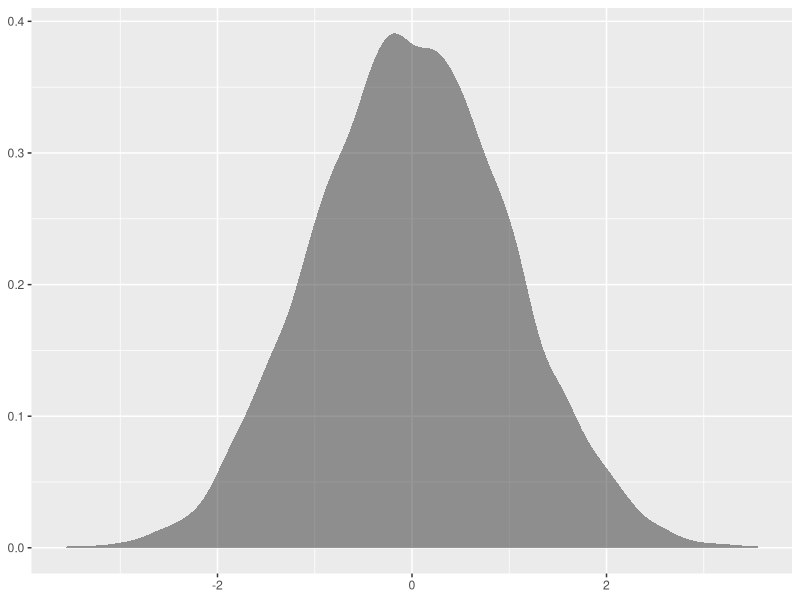
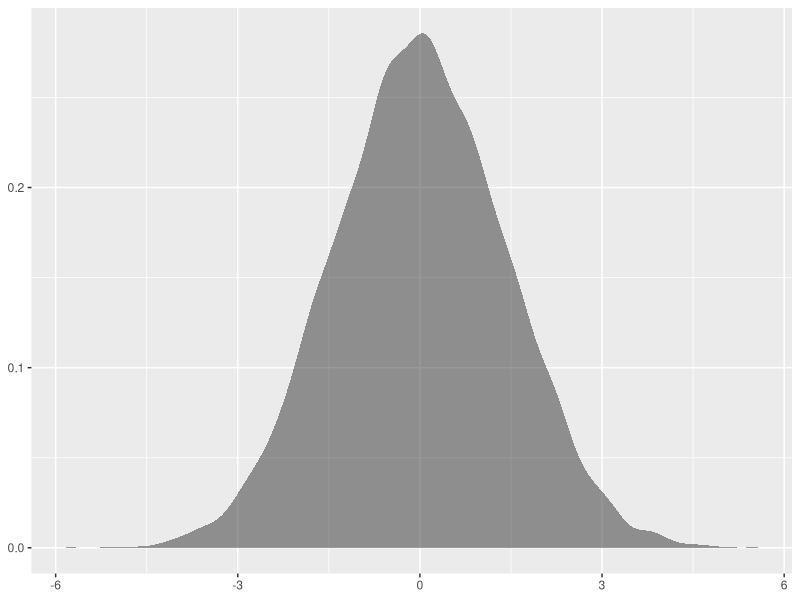
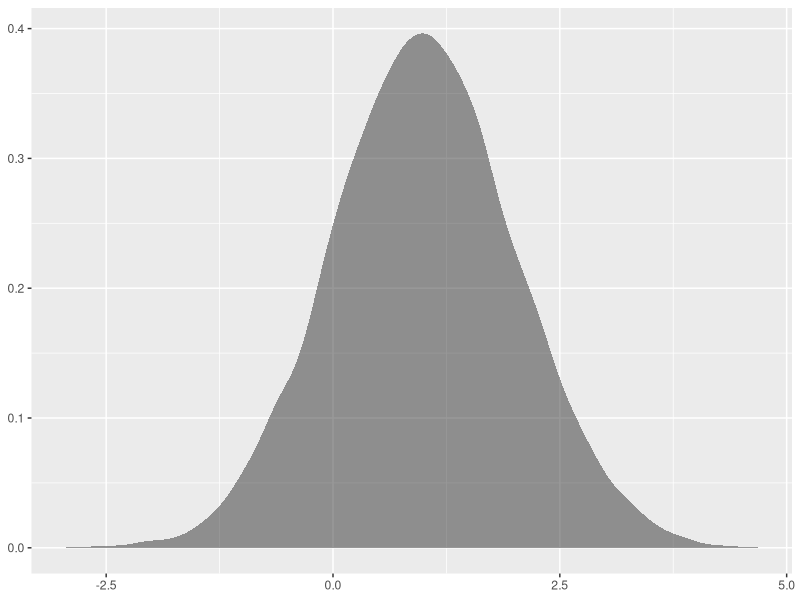
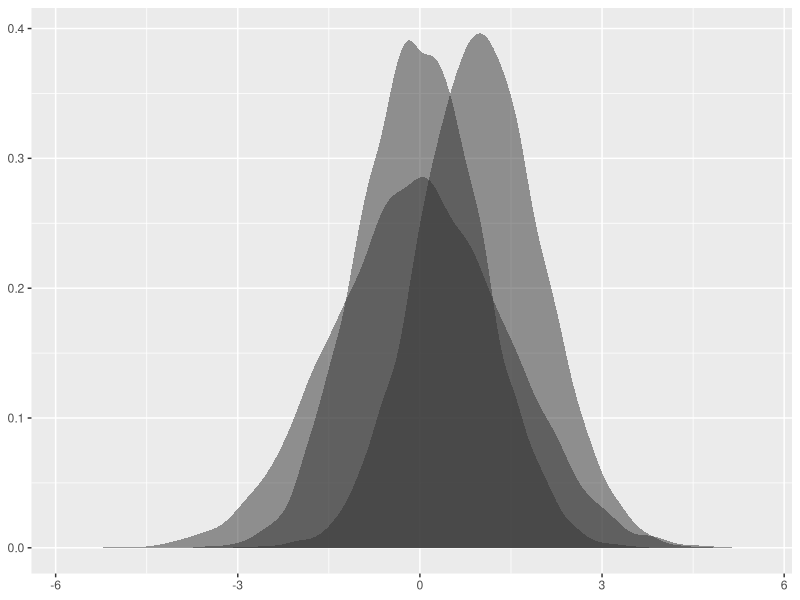
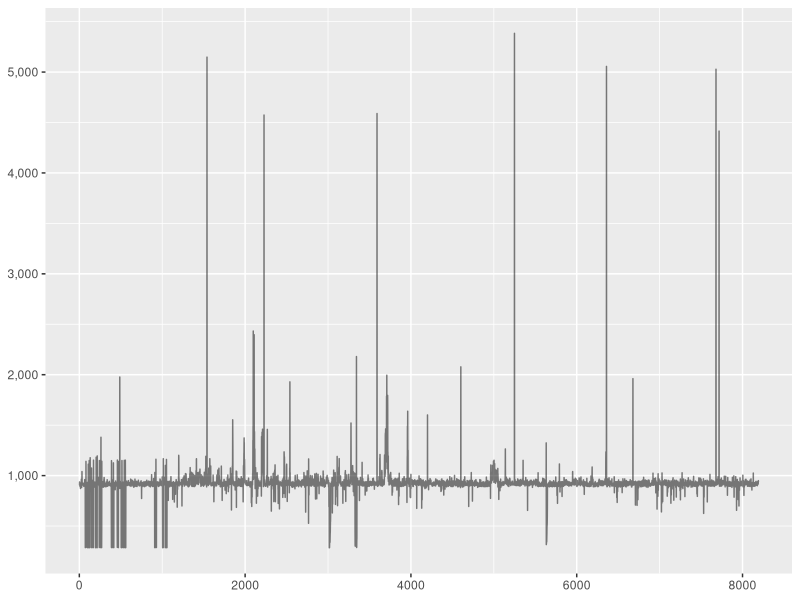
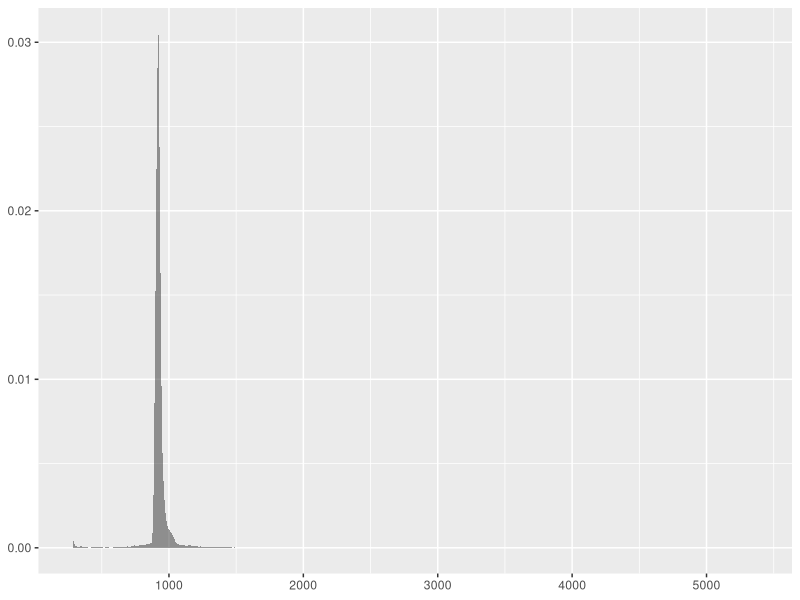
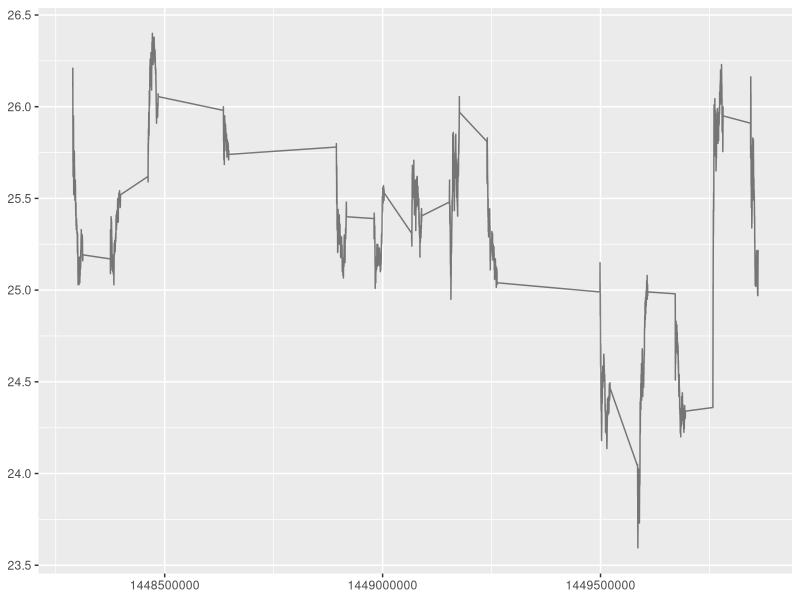
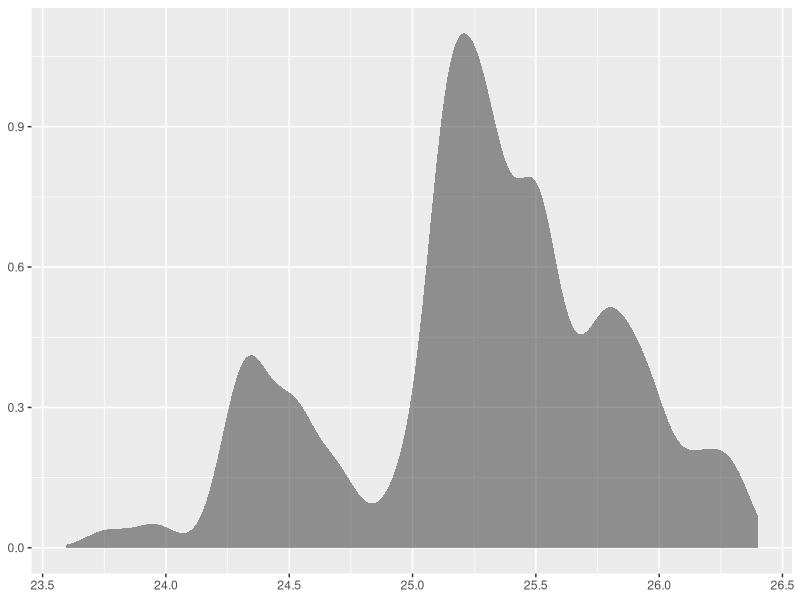

These charts were generated, in order, by the following R code:
## ---- chunk 1
require(ggplot2)
require(scales)

knitr::opts_chunk$set(fig.path='../doc/images/')
knitr::opts_chunk$set(out.width = '400px')
knitr::opts_chunk$set(dpi=200)
## ---- chunk 2
normal01 <- read.table("normal_0_1.tsv", sep="\t", header=FALSE)
colnames(normal01) <- c("x")

normal02 <- read.table("normal_0_2.tsv", sep="\t", header=FALSE)
colnames(normal02) <- c("x")

normal11 <- read.table("normal_1_1.tsv", sep="\t", header=FALSE)
colnames(normal11) <- c("x")

http <- read.table("http.tsv", sep="\t", header=TRUE)
colnames(http) <- c("ctime", "dtime", "ttime", "wait")
http$ctime <- as.numeric(as.character(http$ctime))
http$dtime <- as.numeric(as.character(http$dtime))
http$ttime <- as.numeric(as.character(http$ttime))
http$wait <- as.numeric(as.character(http$wait))
http$idx <- 1:nrow(http)

twtr <- read.table("twtr.tsv", sep="\t", header=TRUE)
## ---- chunk 3
ggplot(normal01, aes(x=x)) +
  stat_density(alpha=0.5) +
  theme(axis.title.x = element_blank(), axis.title.y = element_blank()) +
  scale_y_continuous(labels=comma)
## ---- chunk 4
ggplot(normal02, aes(x=x)) +
  stat_density(alpha=0.5) +
  theme(axis.title.x = element_blank(), axis.title.y = element_blank()) +
  scale_y_continuous(labels=comma)
## ---- chunk 5
ggplot(normal11, aes(x=x)) +
  stat_density(alpha=0.5) +
  theme(axis.title.x = element_blank(), axis.title.y = element_blank()) +
  scale_y_continuous(labels=comma)
## ---- chunk 6
ggplot(normal01, aes(x=x)) +
  stat_density(alpha=0.5) +
  stat_density(data=normal02, alpha=0.5) +
  stat_density(data=normal11, alpha=0.5) +
  theme(axis.title.x = element_blank(), axis.title.y = element_blank()) +
  scale_y_continuous(labels=comma)
## ---- chunk 7
ggplot(http, aes(x=idx, y=ttime)) +
  geom_line(alpha=0.5) +
  theme(axis.title.x = element_blank(), axis.title.y = element_blank()) +
  scale_y_continuous(labels=comma)
## ---- chunk 8
ggplot(http, aes(x=ttime)) +
  stat_density(alpha=0.5) +
  theme(axis.title.x = element_blank(), axis.title.y = element_blank()) +
  scale_y_continuous(labels=comma)
## ---- chunk 9
ggplot(twtr, aes(x=timestamp, y=open)) +
  geom_line(alpha=0.5) +
  theme(axis.title.x = element_blank(), axis.title.y = element_blank()) +
  scale_y_continuous(labels=comma)
## ---- chunk 10
ggplot(twtr, aes(x=open)) +
  stat_density(alpha=0.5) +
  theme(axis.title.x = element_blank(), axis.title.y = element_blank()) +
  scale_y_continuous(labels=comma)
## ---- chunk 11
ggplot(twtr, aes(x=timestamp, y=volume)) +
  geom_line(alpha=0.5) +
  theme(axis.title.x = element_blank(), axis.title.y = element_blank()) +
  scale_y_continuous(labels=comma)
## ---- chunk 12
ggplot(twtr, aes(x=volume)) +
  stat_density(alpha=0.5) +
  theme(axis.title.x = element_blank(), axis.title.y = element_blank()) +
  # Thousands commas on x axis for large integer trading volumes values.
  scale_x_continuous(labels=comma) +
  scale_y_continuous(labels=comma)
